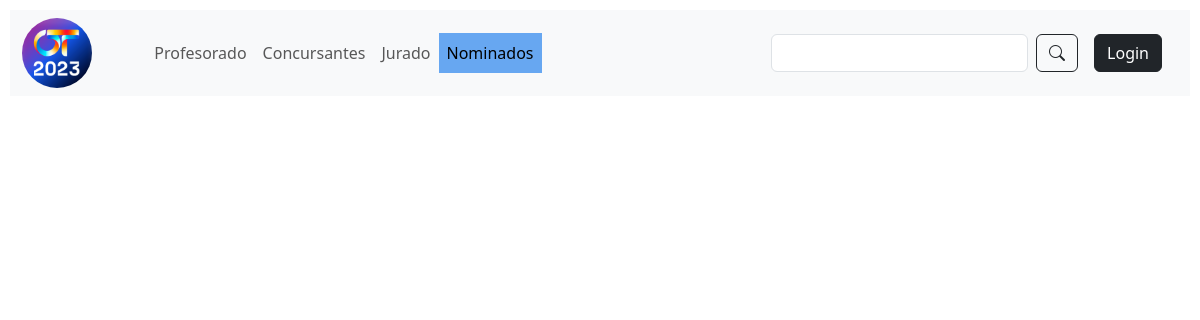
Page /competitors/nominated/ on the earlier database version.
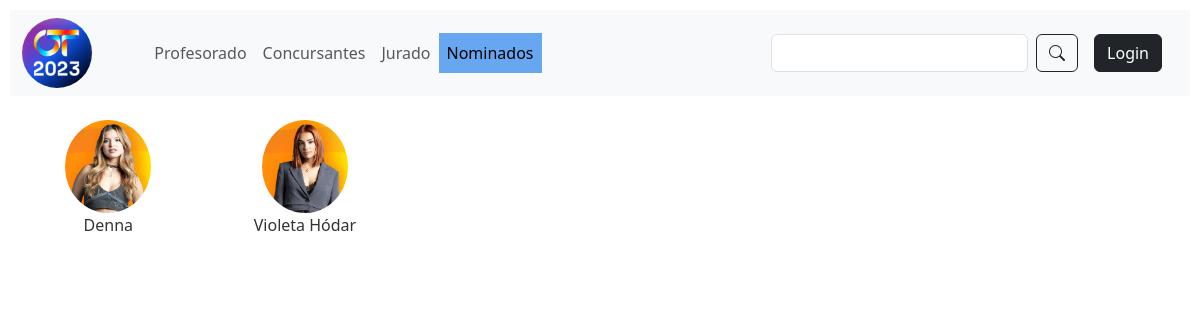
Same page on the later database version.
### competitors/models.py (models this page shows, shortened)
class Competitor(models.Model):
    class Status(models.TextChoices):
        ACTIVE = 'ACT', 'ACTIVE'
        NOMINATED = 'NOM', 'NOMINATED'
        KICKED = 'KIC', 'KICKED'
    first_name = models.CharField(max_length=80)
    last_name = models.CharField(max_length=80, blank=True)
    slug = models.SlugField(max_length=250)
    birthdate = models.DateField(blank=True, null=True)
    subject = models.CharField(max_length=80, blank=True)
    city = models.CharField(max_length=80)
    job = models.TextField(max_length=200)
    hobbies = models.TextField(max_length=200)
    avatar = models.ImageField(upload_to='competitors/', blank=True)
    music_styles = models.ManyToManyField(MusicStyle)
    status = models.CharField(max_length=3, choices=Status.choices, default=Status.ACTIVE)
    class Meta:
        ordering = ['first_name']
    def get_absolute_url(self):
        return reverse("competitors:detail", args=[self.slug])
    def __str__(self):
        return f'{self.first_name} {self.last_name}'

### competitors/views.py (the view)
# urls.py: path('nominated/', views.competitor_nominated, name='nominated'),
def competitor_nominated(request):
    nominated = Competitor.objects.filter(status=Competitor.Status.NOMINATED)
    return render(
        request, 'competitors/nominated.html', {'section': 'nominated', 'nominated': nominated}
    )

### competitors/templates/competitors/nominated.html (shortened to what this page needs)
{% extends "base.html" %}
{% block content %}
    <div id="content" class="container-fluid">
        <div class="row">
            {% for competitor in nominated %}
                <div class="col-4 col-sm-3 col-md-2">
                    <a href="{{ competitor.get_absolute_url }}">
                        <img src="{% if competitor.avatar %} {{ competitor.avatar.url }} {% else %} {{ competitor.get_avatar }} {% endif%}" alt="" class="competitor mx-auto d-block">
                        <p class="text-center">{{ competitor }}</p>
                    </a>
                </div>
            {% endfor %}
        </div>
    </div>
{% endblock %}

### competitors/templates/base.html (shortened to what this page needs)
{% load static %}
<!DOCTYPE html>
<html lang="en">
<head>
    <link rel="stylesheet" href="https://cdn.jsdelivr.net/npm/bootstrap@5.3.0/dist/css/bootstrap.min.css">
    <link rel="stylesheet" href="https://cdn.jsdelivr.net/npm/bootstrap-icons@1.11.2/font/bootstrap-icons.min.css">
    <link rel="stylesheet" href="{% static "css/base.css" %}">
</head>
<body>
    {% if section == "base" %}
        {% include "main_content.html" %}
    {% else %}
        {% include "header.html" %}
        <br>
        <div id="content">
            {% block content %}{% endblock %}
        </div>
    {% endif %}
</body>
</html>

### competitors/templates/header.html (shortened to what this page needs)
{% load static %}
<div id="header">
    <nav class="navbar navbar-expand-lg bg-body-tertiary">
        <div class="container-fluid">
            <a href="{% url "main" %}"><img src="{% static "img/ot-icon.png" %}" alt="" class="header-img"></a>
            <div class="collapse navbar-collapse" id="navbarSupportedContent">
                <ul class="navbar-nav me-auto mb-2 mb-lg-0">
                    <li class="nav-item">
                        <a class="nav-link {% if section == "teachers" %}active{% endif %}" href="{% url "teachers:dashboard" %}">Profesorado</a>
                    </li>
                    <li class="nav-item">
                        <a class="nav-link {% if section == "competitors" %}active{% endif %}" href="{% url "competitors:dashboard" %}">Concursantes</a>
                    </li>
                    <li class="nav-item">
                        <a class="nav-link {% if section == "judges" %}active{% endif %}" href="{% url "judge:dashboard" %}">Jurado</a>
                    </li>
                    <li class="nav-item">
                        <a class="nav-link {% if section == "nominated" %}active{% endif %}" href="{% url "competitors:nominated" %}">Nominados</a>
                    </li>
                </ul>
                {% include "search.html" %}
                <div class="d-inline justify-content-end">
                    {% if request.user.is_authenticated  %}
                        <a href="{% url "account:detail" %}"><img src="{% if request.user.photo %}{{ request.user.photo }} {% else %} {% static "img/default_avatar.png" %} {% endif %}" alt="" class="avatar"></a>
                        <a href="{% url "account:logout" %}"><button type="button" class="btn btn-dark m-3">Logout</button></a>
                    {% else %}
                        <a href="{% url "account:login" %}"><button type="button" class="btn btn-dark m-3">Login</button></a>
                    {% endif %}
                </div>
            </div>
        </div>
    </nav>
</div>

### competitors/templates/search.html (shortened to what this page needs)
{% block content%}
    <form class="d-flex" role="search">
        <input class="form-control me-2" type="search" aria-label="Search" id="search-field">
        <button id="search-btn" class="btn btn-outline-dark" type="submit"><i class="bi bi-search"></i></button>
    </form>
{% endblock %}

### competitors/static/css/base.css (style rules this page uses)
body { padding: 5px; margin: 5px; }
.header-img { border-radius: 50%; width: 70px; }
ul { margin-left: 5%; }
.competitor { border-radius: 50%; width: 50%; }
a { text-decoration: none; color: #333; }
.active { background-color: rgba(13, 116, 235, 0.61); }

Differences in the rows shown:
now on this page (row edited): Competitor: avatar (picture), first_name+last_name "Denna"
now on this page (row edited): Competitor: avatar (picture), first_name+last_name "Violeta Hódar"
